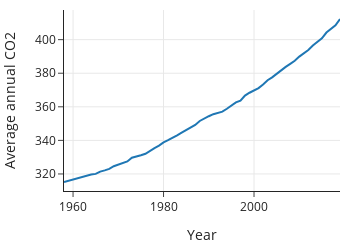

Notebook code cell kept with this figure:
### Markdown cell above
## Reshaping the Data Table

The CO2 measurements taken at the Mauna Loa research station are also available both daily and hourly. The hourly data has a *finer granularity* than the daily data; and reciprocally, the daily data is *coarser* than the hourly data. 

Why not always just use the data with the finest granularity available? On a computational level, fine-grained data can become quite large. The Mauna Loa Observatory started recording CO2 levels in 1958. Imagine how many rows the data table would contain if they provided measurements every single second! But more importantly, we want the granularity of the data to match our research question. Suppose we want to see whether CO2 levels have risen over the past 50+ years, consistent with global warming predictions. We don’t need a CO2 measurement every second. In fact, we might well be content with yearly averages where the seasonal patterns are smoothed away. We can aggregate the monthly measurements, changing its granularity to annual averages, and make a plot to display the general trend.
We can use *aggregation* to go to a coarser granularity — in `pandas`, we use `.groupby()` and `.agg()`.

### Code cell
co2_ann = co2.groupby('Yr')['Int'].mean().reset_index()
px.line(co2_ann, x='Yr', y='Int', height=250, width=350,
       labels={'Yr':'Year', 'Int':'Average annual CO2' })

### Figure 1 — Plotly figure (JSON) as saved in the notebook; plotly's stock layout.template omitted (floating-point values rounded to 4 significant figures)
{"data": [{"hovertemplate": "Year=%{x}<br>Average annual CO2=%{y}<extra></extra>", "legendgroup": "", "line": {"color": "#1F77B4", "dash": "solid"}, "marker": {"symbol": "circle"}, "mode": "lines", "name": "", "orientation": "v", "showlegend": false, "type": "scatter", "x": [1958, 1959, 1960, 1961, 1962, 1963, 1964, 1965, 1966, 1967, 1968, 1969, 1970, 1971, 1972, 1973, 1974, 1975, 1976, 1977, 1978, 1979, 1980, 1981, 1982, 1983, 1984, 1985, 1986, 1987, 1988, 1989, 1990, 1991, 1992, 1993, 1994, 1995, 1996, 1997, 1998, 1999, 2000, 2001, 2002, 2003, 2004, 2005, 2006, 2007, 2008, 2009, 2010, 2011, 2012, 2013, 2014, 2015, 2016, 2017, 2018, 2019], "xaxis": "x", "y": [315.2, 316.0, 316.9, 317.6, 318.5, 319.0, 319.6, 320.0, 321.4, 322.2, 323.0, 324.6, 325.7, 326.3, 327.5, 329.7, 330.2, 331.1, 332.0, 333.8, 335.4, 336.8, 338.8, 340.1, 341.4, 343.1, 344.7, 346.1, 347.4, 349.2, 351.6, 353.1, 354.4, 355.6, 356.4, 357.1, 358.8, 360.8, 362.6, 363.7, 366.7, 368.4, 369.5, 371.1, 373.3, 375.8, 377.5, 379.8, 381.9, 383.8, 385.6, 387.4, 389.9, 391.7, 393.9, 396.5, 398.6, 400.8, 404.2, 406.6, 408.5, 412.3], "yaxis": "y"}], "layout": {"height": 250, "legend": {"tracegroupgap": 0}, "width": 350, "xaxis": {"anchor": "y", "autorange": true, "domain": [0, 1], "range": [1958, 2019], "title": {"text": "Year"}, "type": "linear"}, "yaxis": {"anchor": "x", "autorange": true, "domain": [0, 1], "range": [309.9, 417.7], "title": {"text": "Average annual CO2"}, "type": "linear"}}}
